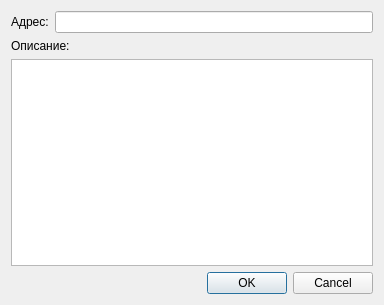
<?xml version="1.0" encoding="UTF-8"?>
<ui version="4.0">
 <class>NewOrderDialog</class>
 <widget class="QDialog" name="NewOrderDialog">
  <property name="geometry">
   <rect>
    <x>0</x>
    <y>0</y>
    <width>384</width>
    <height>305</height>
   </rect>
  </property>
  <property name="windowTitle">
   <string>Dialog</string>
  </property>
  <layout class="QVBoxLayout" name="verticalLayout_2">
   <item>
    <layout class="QVBoxLayout" name="verticalLayout">
     <item>
      <layout class="QHBoxLayout" name="horizontalLayout">
       <item>
        <widget class="QLabel" name="label">
         <property name="text">
          <string>Адрес:</string>
         </property>
        </widget>
       </item>
       <item>
        <widget class="QLineEdit" name="AddreslineEdit"/>
       </item>
      </layout>
     </item>
     <item>
      <widget class="QLabel" name="label_2">
       <property name="text">
        <string>Описание:</string>
       </property>
      </widget>
     </item>
     <item>
      <widget class="QTextEdit" name="descTextEdit"/>
     </item>
    </layout>
   </item>
   <item>
    <widget class="QDialogButtonBox" name="buttonBox">
     <property name="orientation">
      <enum>Qt::Horizontal</enum>
     </property>
     <property name="standardButtons">
      <set>QDialogButtonBox::Cancel|QDialogButtonBox::Ok</set>
     </property>
    </widget>
   </item>
  </layout>
 </widget>
 <resources/>
 <connections>
  <connection>
   <sender>buttonBox</sender>
   <signal>rejected()</signal>
   <receiver>NewOrderDialog</receiver>
   <slot>reject()</slot>
   <hints>
    <hint type="sourcelabel">
     <x>316</x>
     <y>260</y>
    </hint>
    <hint type="destinationlabel">
     <x>286</x>
     <y>274</y>
    </hint>
   </hints>
  </connection>
  <connection>
   <sender>buttonBox</sender>
   <signal>accepted()</signal>
   <receiver>NewOrderDialog</receiver>
   <slot>create_new_order()</slot>
   <hints>
    <hint type="sourcelabel">
     <x>199</x>
     <y>254</y>
    </hint>
    <hint type="destinationlabel">
     <x>194</x>
     <y>290</y>
    </hint>
   </hints>
  </connection>
 </connections>
 <slots>
  <slot>create_new_order()</slot>
 </slots>
</ui>
